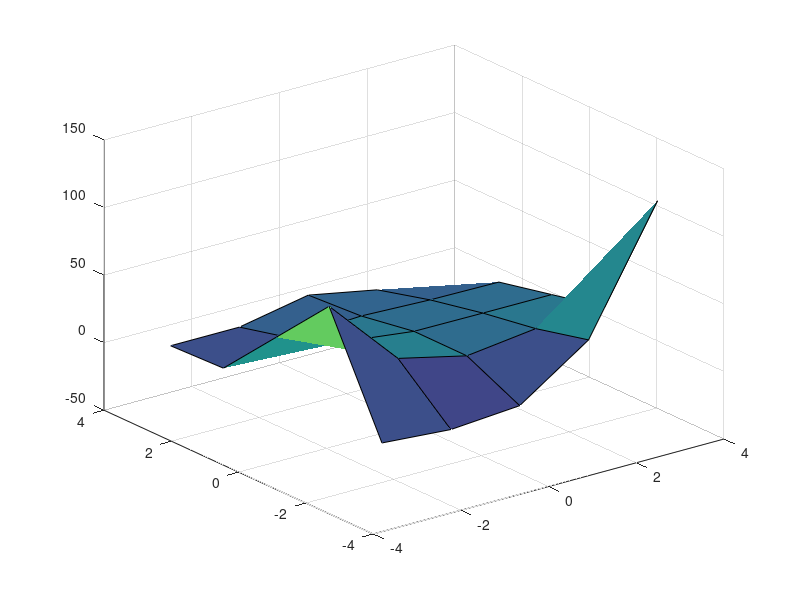
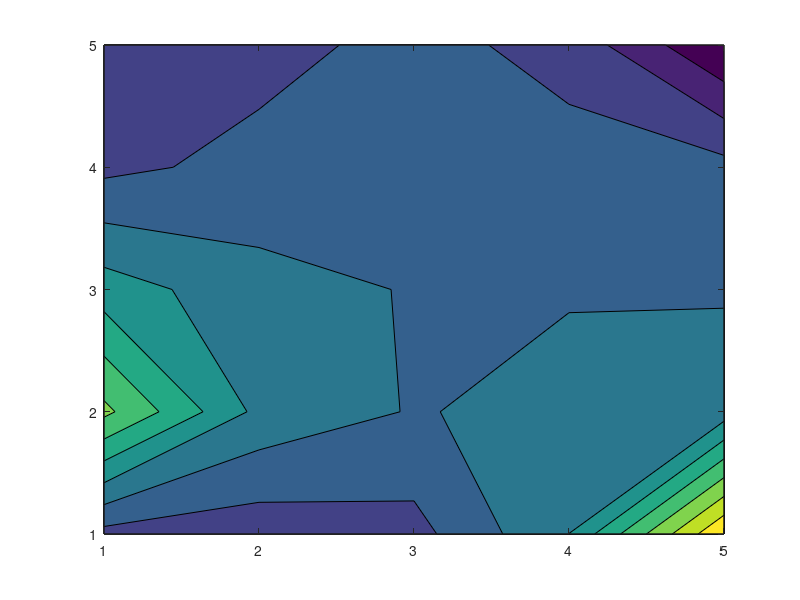

These figures' MATLAB source, in order:
%   2D Helmholtz Equation
%   Daniel Cariel
%       This codes..... Add description 


%Region for the Helmholtz Equation
clc; clear all;
n=input( 'Input value of n:');
a_x= -pi;
b_x= pi;
a_y= -pi;
b_y= pi;
x= linspace(a_x,b_y,n);
y= linspace(a_y,b_y,n);

%Discretization Coefficients
   gamma= 0;
   h= (2*b_x)/n;
   
 
   
 
 
 
% Boundary Conditions
 
 
 
%  GAUSS SEIDEL NUMERICAL SOLVER 
 
 u= zeros(n); % Initial guess for gauss seidel approximation 
 
 %Boundary Conditions
    %Dirishlet 
    u(:,1)= b_y.*((b_y-a_y).^2)+ ((x(:)-a_x)/(b_x-a_x)).* (((b_y-a_y).^2).*cos(pi.*(b_y/a_y))-b_y.*(b_y-a_y).^2);

    u(n,:)= ((y(:)-a_y).^2).*cos(pi.*(y(:)/a_y));
 
    u(1,:)= y(:).*(y(:)-a_y).^2;



 %Gauss Seidel Iterations
 error=1;
 iteration=0;

while max(error(:))>=1e-6
% while iteration < 30

   
  iteration=iteration+1;
  u_0=u;
    for i=2:n-1
        for j=2:n-1
          F(i,j)= cos((pi/2)*(2*((x(i)-a_x)/(b_x-a_x))+1))*sin((pi*y(j)-a_y)/(b_y-a_y));
          u(i,j)= (1/((gamma*h^2)-4))*((h^2)*F(i,j)-(u(i+1,j)+u(i-1,j)+u(i,j+1)+u(i,j-1)));
        end 
        u(i,n)= (1/((gamma*h^2)-4))*((h^2)*F(i,j)-(u(i+1,j)+u(i-1,j)+u(i,j+1)+u(i,j+1))); 
    end
     u_f=u;
     error= abs((u_f-u_0)./(u_f))

end 


iteration

figure(1)
surf(x,y,u)
figure(2)
contourf(u)
     
 
 
 
 
